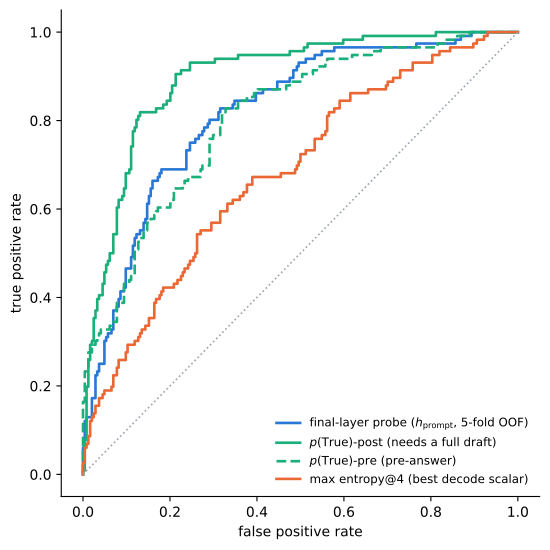

The script that saved this image:
# -*- coding: utf-8 -*-
"""fig:roc regenerated locally (2026-08-25, M2b): adds the p(True) curves
to the original probe-vs-scalar ROC (calibration split, MiniCPM-o 4.5
text mode). Recipe matches modal_app.py::calibrate: 5-fold OOF LR(C=1.0)
on h_prompt; scalars straight from stored per-step entropies; p(True)
from ptrue.shard*.parquet (Phase 5b). Legend carries no AUC numbers on
purpose - Table tab:rq1 is the source of truth (local CV-fold jitter is
±.003-.013 vs the archived Modal run)."""
import glob
import matplotlib
matplotlib.use("Agg")
import matplotlib.pyplot as plt
import numpy as np
import pandas as pd
from sklearn.linear_model import LogisticRegression
from sklearn.metrics import roc_curve
from sklearn.model_selection import StratifiedKFold, cross_val_predict

BLUE, GREEN, ORANGE, GRAY, INK = "#2a78d6", "#1baf7a", "#eb6834", "#9CA3AF", "#111827"

df = pd.read_parquet("../data/calib_features.parquet")
pt = pd.concat([pd.read_parquet(f) for f in
                sorted(glob.glob("../data/ptrue.shard*.parquet"))]).set_index("id")
c = df[df.split == "calib"].reset_index(drop=True)
y = c["escalate_label"].astype(int).values
H = np.stack(c["h_prompt"].values)
cv = StratifiedKFold(5, shuffle=True, random_state=42)
probe = cross_val_predict(LogisticRegression(max_iter=2000, C=1.0), H, y,
                          cv=cv, method="predict_proba")[:, 1]
mx4 = np.array([max(list(e)[:4]) if len(e) else 0 for e in c["entropy"]])
pre = np.array([1 - pt.loc[i, "p_yes_pre"] for i in c["id"]])
post = np.array([1 - pt.loc[i, "p_yes_post"] for i in c["id"]])

plt.figure(figsize=(5.6, 5.6))
for name, sc, color, ls in [
        ("final-layer probe ($h_{\mathrm{prompt}}$, 5-fold OOF)", probe, BLUE, "-"),
        ("$p(\mathrm{True})$-post (needs a full draft)", post, GREEN, "-"),
        ("$p(\mathrm{True})$-pre (pre-answer)", pre, GREEN, "--"),
        ("max entropy@4 (best decode scalar)", mx4, ORANGE, "-")]:
    fpr, tpr, _ = roc_curve(y, sc)
    plt.plot(fpr, tpr, color=color, ls=ls, lw=1.9, label=name)
plt.plot([0, 1], [0, 1], color=GRAY, ls=":", lw=1.2)
plt.xlabel("false positive rate", fontsize=10)
plt.ylabel("true positive rate", fontsize=10)
plt.legend(loc="lower right", fontsize=8.5, frameon=False)
ax = plt.gca()
for s in ("top", "right"):
    ax.spines[s].set_visible(False)
plt.tight_layout()
plt.savefig("roc.png", dpi=150, bbox_inches="tight")
plt.savefig("roc.pdf", bbox_inches="tight")
print("saved")
